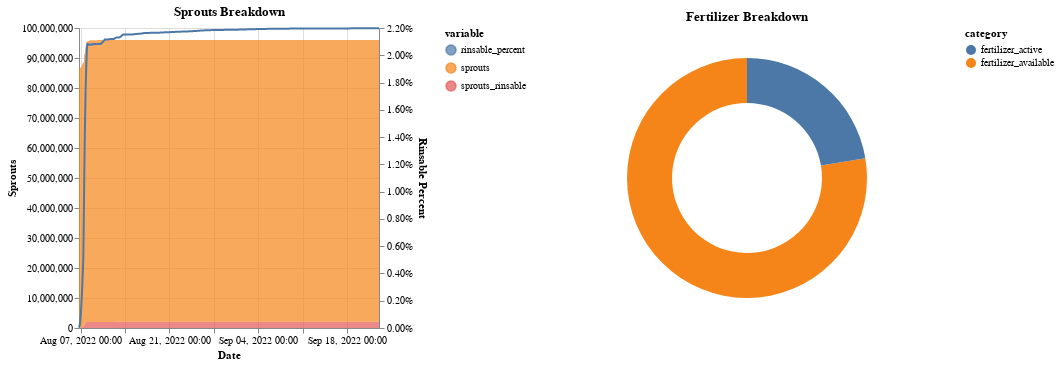

The code cell stored with this chart in its notebook:
### Code cell
def visualize_recap_paid_percent(df: pd.DataFrame): 
    """"""
    df = df.iloc[1:,]
    # fertilizer breakdown 
    series_fert = df.iloc[-1,][['fertilizer_available', 'fertilizer_active']]
    fert_total = series_fert['fertilizer_available'] + series_fert['fertilizer_active']
    df_fert = pd.DataFrame(
        {
            'category': series_fert.index, 'value': series_fert.values, 
            'label': [
                f"{c}: {int(v):,} \n({v / fert_total:.1%})" 
                for c, v in zip(series_fert.index, series_fert.values)
            ]
        }
    )
    fertililzer_breakdown = alt.Chart(
        df_fert, title="Fertilizer Breakdown"
    ).encode(
        theta=alt.Theta("value:Q", stack=True),
        color=alt.Color("category:N", legend=alt.Legend()),
        tooltip="label:N"
    ).mark_arc(outerRadius=120, innerRadius=75)
    # sprouts breakdown 
    df_sprouts = df.copy()
    label_vars = ['sprouts rinsable', 'sprouts ', 'rinsable percent']
    id_vars = ['timestamp'] + label_vars
    value_vars = ['sprouts_rinsable', 'sprouts', 'rinsable_percent']
    df_sprouts['sprouts rinsable'] = df_sprouts['sprouts_rinsable']
    df_sprouts['sprouts '] = df_sprouts['sprouts']
    df_sprouts['rinsable percent'] = df_sprouts['rinsable_percent']
    df_sprouts = df_sprouts.melt(
        id_vars=id_vars, value_vars=value_vars
    ).sort_values("timestamp")
    sprouts_base = alt.Chart(
        df_sprouts[['timestamp', 'value', 'variable'] + label_vars], 
        title="Sprouts Breakdown"
    ).encode(
        x=alt.X("yearmonthdatehours(timestamp):T", axis=alt.Axis(tickCount=10, title="Date")), 
        y=alt.Y("value:Q", axis=alt.Axis(title="Sprouts")), 
        color=alt.Color("variable:N", legend=alt.Legend()),
    )
    sprouts_area = sprouts_base.transform_filter(
        datum.variable != 'rinsable_percent'
    ).mark_area(point="transparent").encode(
        tooltip=[
            alt.Tooltip(f'{e}:Q', format=",d" if e != 'rinsable percent' else ".2%") 
            for e in label_vars
        ]
    )
    sprouts_line = sprouts_base.transform_filter(
        datum.variable == 'rinsable_percent'
    ).mark_line().encode(
        y=alt.Y("value:Q", axis=alt.Axis(title="Rinsable Percent", format=".2%")), 
    )
    sprouts_breakdown = alt.layer(sprouts_area, sprouts_line).resolve_scale(
        y="independent", 
    ).resolve_axis(
        y="independent"
    ).properties(width=300)
    
    c = alt.hconcat(
        sprouts_breakdown, 
        fertililzer_breakdown
    ).resolve_legend(
        color="independent", 
    ).resolve_scale(
        y="independent",
        color="independent",
    ).resolve_axis(
        y="independent"
    )
    # .properties(
    #     autosize=alt.AutosizeType("fit-x")
    # )
    #c.save('../public/schemas/barn_breakdown.json')
    return c

from IPython.display import display, HTML

# display(HTML("""
# <style>
# div.vega-embed {
#   width: 2000px; 
# }
# </style>
# """))

c = visualize_recap_paid_percent(df)
c

### Figure 1 — Vega-Lite specification as saved in the notebook (floating-point values rounded to 4 significant figures; data arrays with more than 128 entries replaced by an {"elided": "..."} marker saying what was removed)
{"config": {"view": {"continuousWidth": 400, "continuousHeight": 300}}, "hconcat": [{"layer": [{"mark": {"type": "area", "point": "transparent"}, "encoding": {"color": {"field": "variable", "legend": {}, "type": "nominal"}, "tooltip": [{"field": "sprouts rinsable", "format": ",d", "type": "quantitative"}, {"field": "sprouts ", "format": ",d", "type": "quantitative"}, {"field": "rinsable percent", "format": ".2%", "type": "quantitative"}], "x": {"axis": {"tickCount": 10, "title": "Date"}, "field": "timestamp", "timeUnit": "yearmonthdatehours", "type": "temporal"}, "y": {"axis": {"title": "Sprouts"}, "field": "value", "type": "quantitative"}}, "title": "Sprouts Breakdown", "transform": [{"filter": "(datum.variable !== 'rinsable_percent')"}]}, {"mark": "line", "encoding": {"color": {"field": "variable", "legend": {}, "type": "nominal"}, "x": {"axis": {"tickCount": 10, "title": "Date"}, "field": "timestamp", "timeUnit": "yearmonthdatehours", "type": "temporal"}, "y": {"axis": {"format": ".2%", "title": "Rinsable Percent"}, "field": "value", "type": "quantitative"}}, "title": "Sprouts Breakdown", "transform": [{"filter": "(datum.variable === 'rinsable_percent')"}]}], "data": {"name": "data-809644e4006976dd18a9fbece41d04d6"}, "resolve": {"axis": {"y": "independent"}, "scale": {"y": "independent"}}, "width": 300}, {"data": {"name": "data-d3e18b1e96fdafe348422ef54c884f1b"}, "mark": {"type": "arc", "innerRadius": 75, "outerRadius": 120}, "encoding": {"color": {"field": "category", "legend": {}, "type": "nominal"}, "theta": {"field": "value", "stack": true, "type": "quantitative"}, "tooltip": {"field": "label", "type": "nominal"}}, "title": "Fertilizer Breakdown"}], "resolve": {"axis": {"y": "independent"}, "legend": {"color": "independent"}, "scale": {"color": "independent", "y": "independent"}}, "$schema": "https://vega.github.io/schema/vega-lite/v4.17.0.json", "datasets": {"data-809644e4006976dd18a9fbece41d04d6": {"elided": "3408 records"}, "data-d3e18b1e96fdafe348422ef54c884f1b": [{"category": "fertilizer_available", "value": 59790000.0, "label": "fertilizer_available: 59,785,957 \n(77.6%)"}, {"category": "fertilizer_active", "value": 17210000.0, "label": "fertilizer_active: 17,214,043 \n(22.4%)"}]}}
